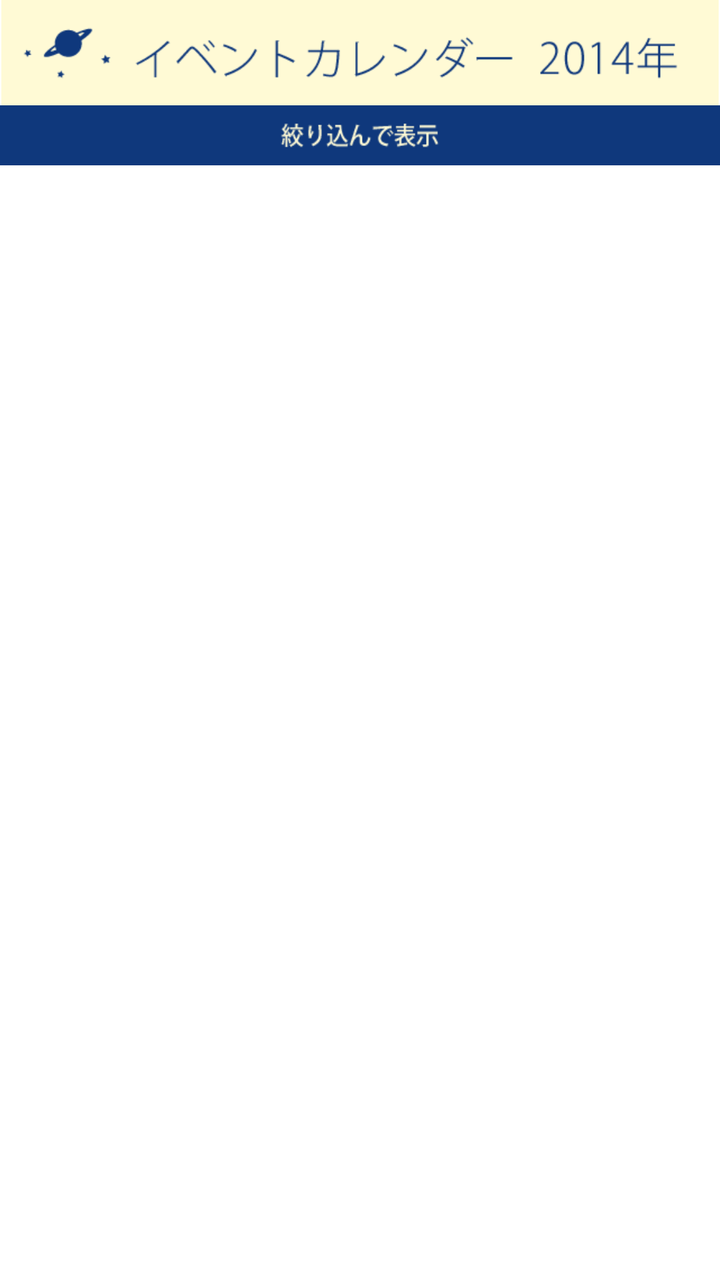
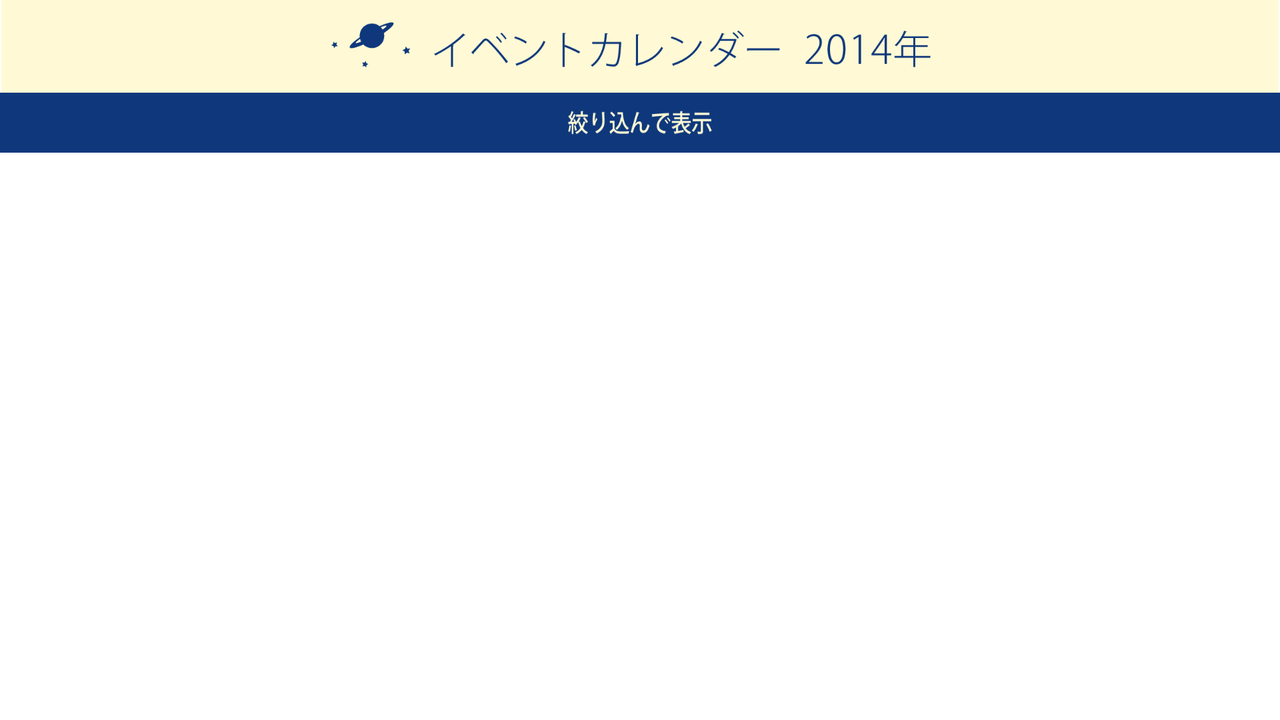

Compare how this app lays out the same screen by default and in its alternative resource folder. The renders come first, then the two layout files and the values they reference.
<!-- AndroidManifest.xml: application theme AppThemeLight -->
<!-- res/layout/event_calendar.xml -->
<LinearLayout xmlns:android="http://schemas.android.com/apk/res/android"
    xmlns:tools="http://schemas.android.com/tools"
    xmlns:app="http://schemas.android.com/apk/res/com.example.reminder_demo"
    android:layout_width="fill_parent"
    android:layout_height="fill_parent"
    android:orientation="vertical" >

    <ImageView
        android:layout_width="wrap_content"
        android:layout_height="wrap_content"
        android:layout_gravity="center_horizontal"
        android:adjustViewBounds="true"
        android:contentDescription="@string/image"
        android:src="@drawable/banner3" />

    
    
    
    
    
    

    <ImageView
        android:id="@+id/imgFillter"
        android:layout_width="wrap_content"
        android:layout_height="30dp"
        android:layout_gravity="center_horizontal"
        android:adjustViewBounds="true"
        android:background="@drawable/button_fillter_calendar"
        android:contentDescription="@string/image" />
    


    
    
    
    
    
    
    

    <RelativeLayout
        android:id="@+id/parentCalendar"
        android:layout_width="fill_parent"
        android:layout_height="fill_parent"
        android:orientation="vertical" >

        <FrameLayout
            android:id="@+id/linearIncludeCalendar"
            android:layout_width="fill_parent"
            android:layout_height="fill_parent"
            android:orientation="vertical" >

            
            
            
            
            
            
            
            
            
            
            
            
            
            
        </FrameLayout>

        <LinearLayout
            android:layout_width="fill_parent"
            android:layout_height="fill_parent"
            android:orientation="vertical" >

            <TextView
                android:id="@+id/monthLabel"
                android:layout_width="wrap_content"
                android:layout_height="wrap_content" />
        </LinearLayout>
    </RelativeLayout>

</LinearLayout>
<!-- resources referenced by this layout -->
<resources>
  <!-- drawable banner3: png bitmap (drawable-mdpi, 8469 bytes) -->
  <!-- drawable button_fillter_calendar (drawable) -->
  <?xml version="1.0" encoding="utf-8"?>
  <selector xmlns:android="http://schemas.android.com/apk/res/android">
  
      <item android:drawable="@drawable/event_calendar_img2" android:state_focused="false" android:state_pressed="false"/>
      <item android:drawable="@drawable/event_calendar_img2_enable" android:state_focused="false" android:state_pressed="true"/>
      <item android:drawable="@drawable/event_calendar_img2_enable" android:state_focused="true" android:state_pressed="false"/>
  
  </selector>
  <string name="image">image</string>
  <style name="AppThemeLight" parent="@android:style/Theme.Light.NoTitleBar">
          <item name="switchStyle">@style/switch_light</item>
      </style>
  <!-- drawable event_calendar_img2: png bitmap (drawable-mdpi, 5430 bytes) -->
  <!-- drawable event_calendar_img2_enable: png bitmap (drawable-mdpi, 2115 bytes) -->
  <style name="switch_light">
          <item name="@attr/colorChecked">#FFFFFF</item>
          <item name="@attr/colorUnChecked">#181818</item>
          <item name="@attr/backgroundDrawable">@drawable/switch_bg_holo_light</item>
          <item name="@attr/switchDrawable">@drawable/switch_thumb_activated_holo_light</item>
      </style>
</resources>
<!-- res/layout-land/event_calendar.xml (the repository's variant of the layout above) -->
<!-- drawn on the phone turned sideways -->
<LinearLayout xmlns:android="http://schemas.android.com/apk/res/android"
    xmlns:tools="http://schemas.android.com/tools"
    xmlns:app="http://schemas.android.com/apk/res/com.example.reminder_demo"
    android:layout_width="fill_parent"
    android:layout_height="fill_parent"
    android:orientation="vertical" >

    <LinearLayout
        android:id="@+id/linearBanner"
        android:layout_gravity="center"
        android:layout_width="fill_parent"
        android:layout_height="wrap_content"
        android:orientation="vertical" >

        <ImageView
            android:layout_width="fill_parent"
            android:layout_height="wrap_content"
            android:layout_gravity="center_horizontal"
            android:adjustViewBounds="true"
            android:contentDescription="@string/image"
            android:src="@drawable/banner_calendar_lanscape" />

        <ImageView
            android:id="@+id/imgFillter"
            android:layout_width="fill_parent"
            android:layout_height="30dp"
            android:layout_gravity="center_horizontal"
            android:adjustViewBounds="true"
            android:background="@drawable/button_fillter_calendar_lanscape"
            android:contentDescription="@string/image" />
    </LinearLayout>

    <RelativeLayout
        android:id="@+id/parentCalendar"
        android:layout_width="fill_parent"
        android:layout_height="fill_parent"
        android:orientation="vertical" >

        <FrameLayout
            android:id="@+id/linearIncludeCalendar"
            android:layout_width="fill_parent"
            android:layout_height="fill_parent"
            android:orientation="vertical" >

            
            
            
            
            
            
            
            
            
            
            
            
            
            
        </FrameLayout>

        <RelativeLayout
            android:layout_width="fill_parent"
            android:layout_height="fill_parent"
            android:orientation="vertical" >

            <TextView
                android:id="@+id/monthLabel"
                android:layout_width="wrap_content"
                android:layout_height="wrap_content" />

            <RelativeLayout
                android:visibility="gone"
                android:id="@+id/event_calendar_footer"
                android:layout_width="match_parent"
                android:layout_height="65dp"
                android:layout_alignParentBottom="true"
                android:layout_alignParentLeft="true"
                android:background="@color/footer_background"
                android:orientation="horizontal" >

                <LinearLayout
                    android:layout_width="76dp"
                    android:layout_height="match_parent" >

                    <ImageView
                        android:id="@+id/imageView1"
                        android:layout_width="wrap_content"
                        android:layout_height="wrap_content"
                        android:layout_gravity="center"
                        android:paddingLeft="18dp"
                        android:paddingRight="18dp"
                        android:src="@drawable/footer_btn" />
                </LinearLayout>

                <TextView
                    android:id="@+id/textView1"
                    android:layout_width="wrap_content"
                    android:layout_height="wrap_content"
                    android:layout_centerHorizontal="true"
                    android:layout_centerVertical="true"
                    android:paddingLeft="18dp"
                    android:paddingRight="18dp"
                    android:text="@string/event_footer_text"
                    android:textColor="@color/footer_text_color"
                    android:textSize="20dp" />
            </RelativeLayout>
        </RelativeLayout>
    </RelativeLayout>

</LinearLayout>
<!-- resources referenced by the variant -->
<!-- as the phone turned sideways resolves them -->
<resources>
  <!-- drawable banner_calendar_lanscape: png bitmap (drawable-mdpi, 16269 bytes) -->
  <!-- drawable button_fillter_calendar_lanscape (drawable) -->
  <?xml version="1.0" encoding="utf-8"?>
  <selector xmlns:android="http://schemas.android.com/apk/res/android">
  
      <item android:drawable="@drawable/btn_filter" android:state_focused="false" android:state_pressed="false"/>
      <item android:drawable="@drawable/btn_filter_enable" android:state_focused="false" android:state_pressed="true"/>
      <item android:drawable="@drawable/btn_filter_enable" android:state_focused="true" android:state_pressed="false"/>
  
  </selector>
  <!-- drawable footer_btn: png bitmap (drawable, 5126 bytes) -->
  <string name="event_footer_text">古い記事を表示</string>
  <string name="image">image</string>
  <style name="AppThemeLight" parent="@android:style/Theme.Light.NoTitleBar">
          <item name="switchStyle">@style/switch_light</item>
      </style>
  <!-- drawable btn_filter: png bitmap (drawable-mdpi, 8742 bytes) -->
  <!-- drawable btn_filter_enable: png bitmap (drawable-mdpi, 9749 bytes) -->
  <style name="switch_light">
          <item name="@attr/colorChecked">#FFFFFF</item>
          <item name="@attr/colorUnChecked">#181818</item>
          <item name="@attr/backgroundDrawable">@drawable/switch_bg_holo_light</item>
          <item name="@attr/switchDrawable">@drawable/switch_thumb_activated_holo_light</item>
      </style>
</resources>
